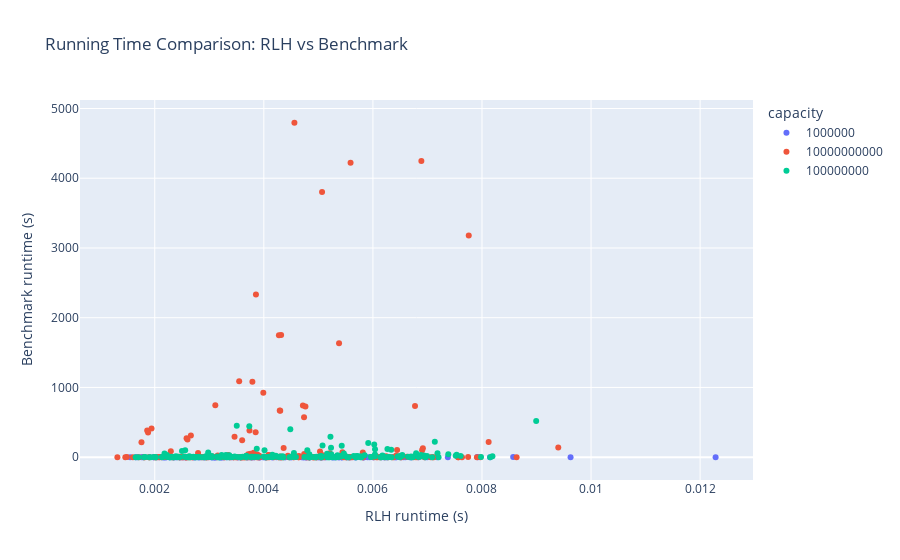

Write notebook code for a chart like this one.
### Markdown cell above
Running time comparison: exact methods x hyperheuristic

### Code cell
scatterPlotDF = testSummary[['instanceName', 'optimumRuntime', 'runtime', 'n', 'c']]
scatterPlotDF = scatterPlotDF.rename(columns = {'optimumRuntime': 'Benchmark runtime (s)', 'runtime': 'RLH runtime (s)', 'c': 'capacity'})
fig = px.scatter(scatterPlotDF, x = 'RLH runtime (s)', y = 'Benchmark runtime (s)', color = 'capacity', title = 'Running Time Comparison: RLH vs Benchmark')

fileTemplate = "../plots/{}/runningTimeComparison.{}"
# fig.write_image(fileTemplate.format("png","png"))
fig.write_html(fileTemplate.format("html","html"), full_html=True, include_plotlyjs='cdn')
fig

### Figure 1 — Plotly figure (JSON) as saved in the notebook; plotly's stock layout.template omitted (floating-point values rounded to 4 significant figures; data arrays with more than 128 entries replaced by an {"elided": "..."} marker saying what was removed)
{"data": [{"hovertemplate": "capacity=1000000<br>RLH runtime (s)=%{x}<br>Benchmark runtime (s)=%{y}<extra></extra>", "legendgroup": "1000000", "marker": {"color": "#636efa", "symbol": "circle"}, "mode": "markers", "name": "1000000", "orientation": "v", "showlegend": true, "type": "scatter", "x": {"elided": "215 float values"}, "xaxis": "x", "y": {"elided": "215 float values"}, "yaxis": "y"}, {"hovertemplate": "capacity=10000000000<br>RLH runtime (s)=%{x}<br>Benchmark runtime (s)=%{y}<extra></extra>", "legendgroup": "10000000000", "marker": {"color": "#EF553B", "symbol": "circle"}, "mode": "markers", "name": "10000000000", "orientation": "v", "showlegend": true, "type": "scatter", "x": {"elided": "217 float values"}, "xaxis": "x", "y": {"elided": "217 float values"}, "yaxis": "y"}, {"hovertemplate": "capacity=100000000<br>RLH runtime (s)=%{x}<br>Benchmark runtime (s)=%{y}<extra></extra>", "legendgroup": "100000000", "marker": {"color": "#00cc96", "symbol": "circle"}, "mode": "markers", "name": "100000000", "orientation": "v", "showlegend": true, "type": "scatter", "x": {"elided": "216 float values"}, "xaxis": "x", "y": {"elided": "216 float values"}, "yaxis": "y"}], "layout": {"legend": {"title": {"text": "capacity"}, "tracegroupgap": 0}, "title": {"text": "Running Time Comparison: RLH vs Benchmark"}, "xaxis": {"anchor": "y", "domain": [0, 1], "title": {"text": "RLH runtime (s)"}}, "yaxis": {"anchor": "x", "domain": [0, 1], "title": {"text": "Benchmark runtime (s)"}}}}
